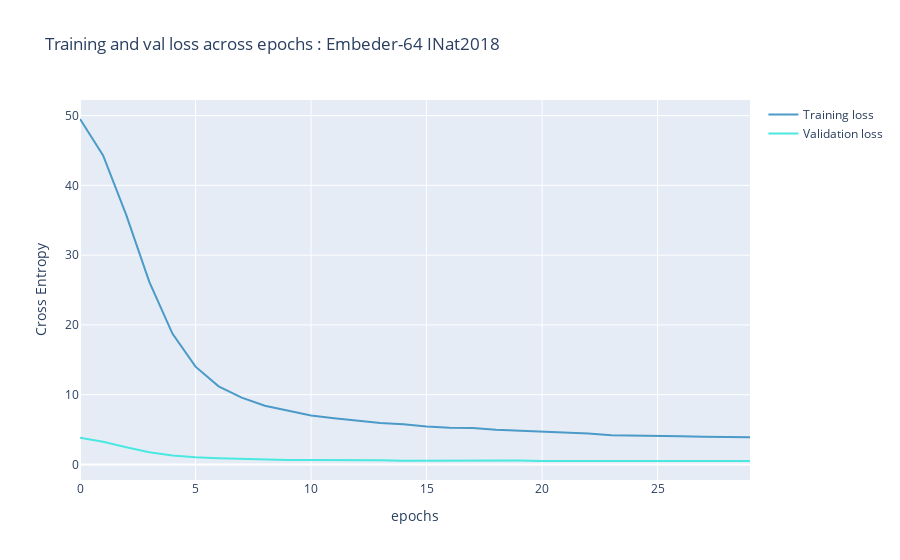

Notebook source saved alongside this figure:
### Code cell
history = m4.history
fig = go.Figure(data=[
                      go.Scatter(
                          y=history.history["loss"],
                          name="Training loss",
                          mode="lines",
                          marker=dict(
                              color=color_chart[0]
                          )),
                      go.Scatter(
                          y=history.history["val_loss"],
                          name="Validation loss",
                          mode="lines",
                          marker=dict(
                              color=color_chart[1]
                          ))
])
fig.update_layout(
    title='Training and val loss across epochs : Embeder-64 INat2018',
    xaxis_title='epochs',
    yaxis_title='Cross Entropy'    
)
fig.show()

### Figure 1 — Plotly figure (JSON) as saved in the notebook; plotly's stock layout.template omitted (floating-point values rounded to 4 significant figures)
{"data": [{"marker": {"color": "#4B9AC7"}, "mode": "lines", "name": "Training loss", "type": "scatter", "y": [49.52, 44.29, 35.76, 26.18, 18.76, 14.01, 11.2, 9.584, 8.412, 7.706, 7.006, 6.624, 6.32, 5.951, 5.767, 5.44, 5.253, 5.241, 4.979, 4.844, 4.651, 4.549, 4.452, 4.201, 4.168, 4.154, 4.053, 3.968, 3.926, 3.887]}, {"marker": {"color": "#4BE8E0"}, "mode": "lines", "name": "Validation loss", "type": "scatter", "y": [3.828, 3.247, 2.475, 1.739, 1.271, 1.014, 0.8806, 0.7714, 0.7136, 0.6535, 0.6299, 0.6515, 0.5999, 0.597, 0.5398, 0.5651, 0.5701, 0.5623, 0.5399, 0.5641, 0.51, 0.5093, 0.4936, 0.5241, 0.5247, 0.5364, 0.5273, 0.5297, 0.5279, 0.4989]}], "layout": {"title": {"text": "Training and val loss across epochs : Embeder-64 INat2018"}, "xaxis": {"title": {"text": "epochs"}}, "yaxis": {"title": {"text": "Cross Entropy"}}}}
